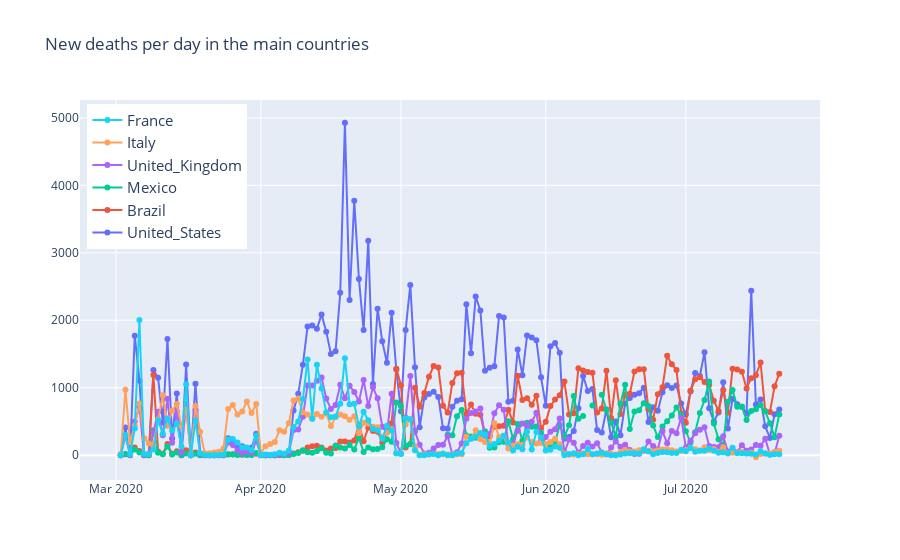

Notebook code cell kept with this figure:
### Markdown cell above
### Obs.: zoom enabled

### Code cell
figTest = go.Figure()
for index in range(len(dfCountry)):
    figTest.add_trace(go.Scatter(x=toGo.index, y=toGo.iloc[:,index], name=dfCountry[index]))

figTest.update_traces(mode="markers+lines")
figTest.update_layout(legend=dict(yanchor="top", y=0.99, xanchor="left", 
                                  x=0.01, traceorder='reversed', font_size=15),
                                  title='New deaths per day in the main countries')

figTest.show()

### Figure 1 — Plotly figure (JSON) as saved in the notebook; plotly's stock layout.template omitted (floating-point values rounded to 4 significant figures; data arrays with more than 128 entries replaced by an {"elided": "..."} marker saying what was removed)
{"data": [{"mode": "markers+lines", "name": "United_States", "type": "scatter", "x": {"elided": "142 str values"}, "y": {"elided": "142 int values"}}, {"mode": "markers+lines", "name": "Brazil", "type": "scatter", "x": {"elided": "142 str values"}, "y": {"elided": "142 int values"}}, {"mode": "markers+lines", "name": "Mexico", "type": "scatter", "x": {"elided": "142 str values"}, "y": {"elided": "142 int values"}}, {"mode": "markers+lines", "name": "United_Kingdom", "type": "scatter", "x": {"elided": "142 str values"}, "y": {"elided": "142 int values"}}, {"mode": "markers+lines", "name": "Italy", "type": "scatter", "x": {"elided": "142 str values"}, "y": {"elided": "142 int values"}}, {"mode": "markers+lines", "name": "France", "type": "scatter", "x": {"elided": "142 str values"}, "y": {"elided": "142 int values"}}], "layout": {"legend": {"font": {"size": 15}, "traceorder": "reversed", "x": 0.01, "xanchor": "left", "y": 0.99, "yanchor": "top"}, "title": {"text": "New deaths per day in the main countries"}}}
